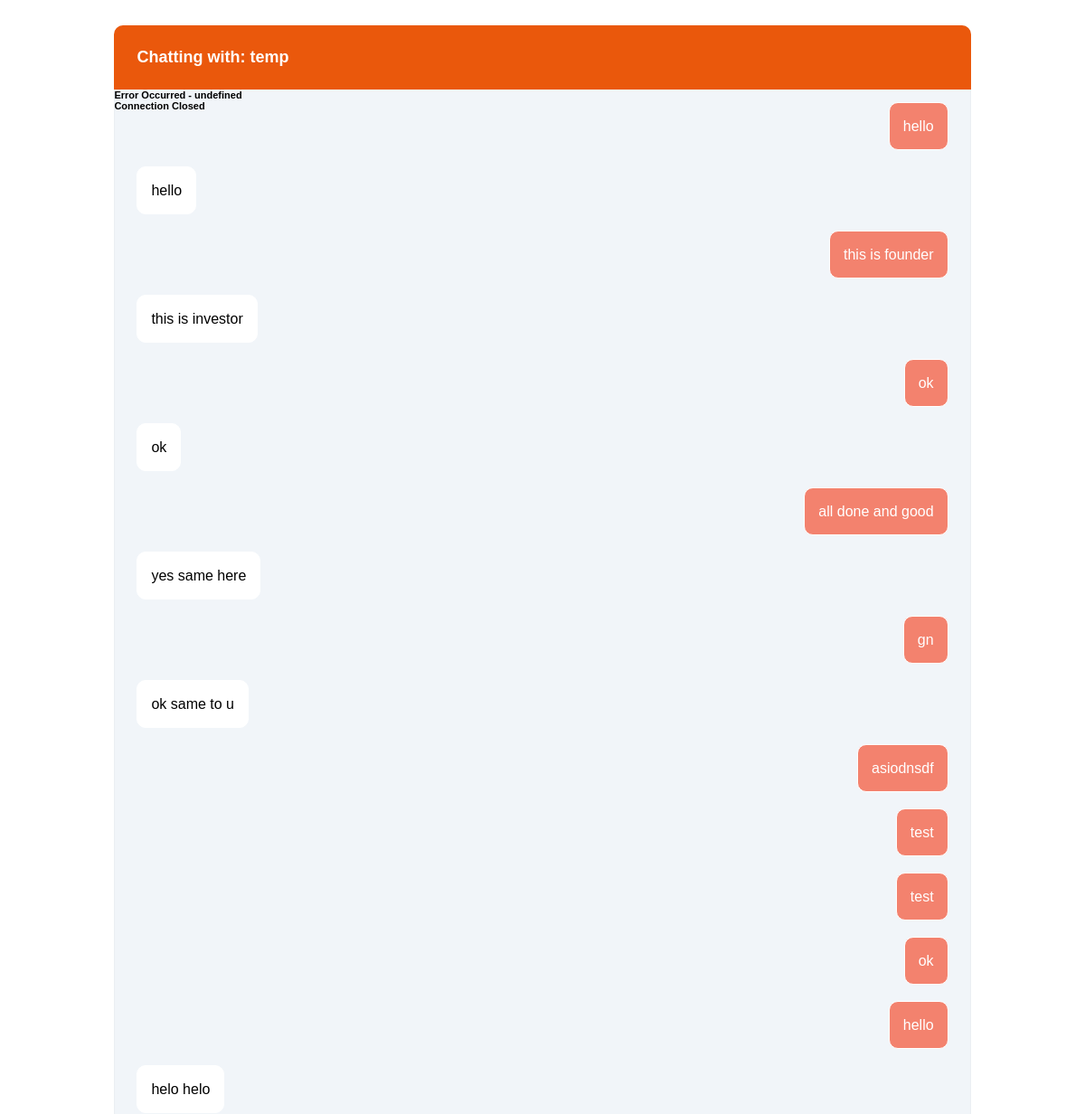
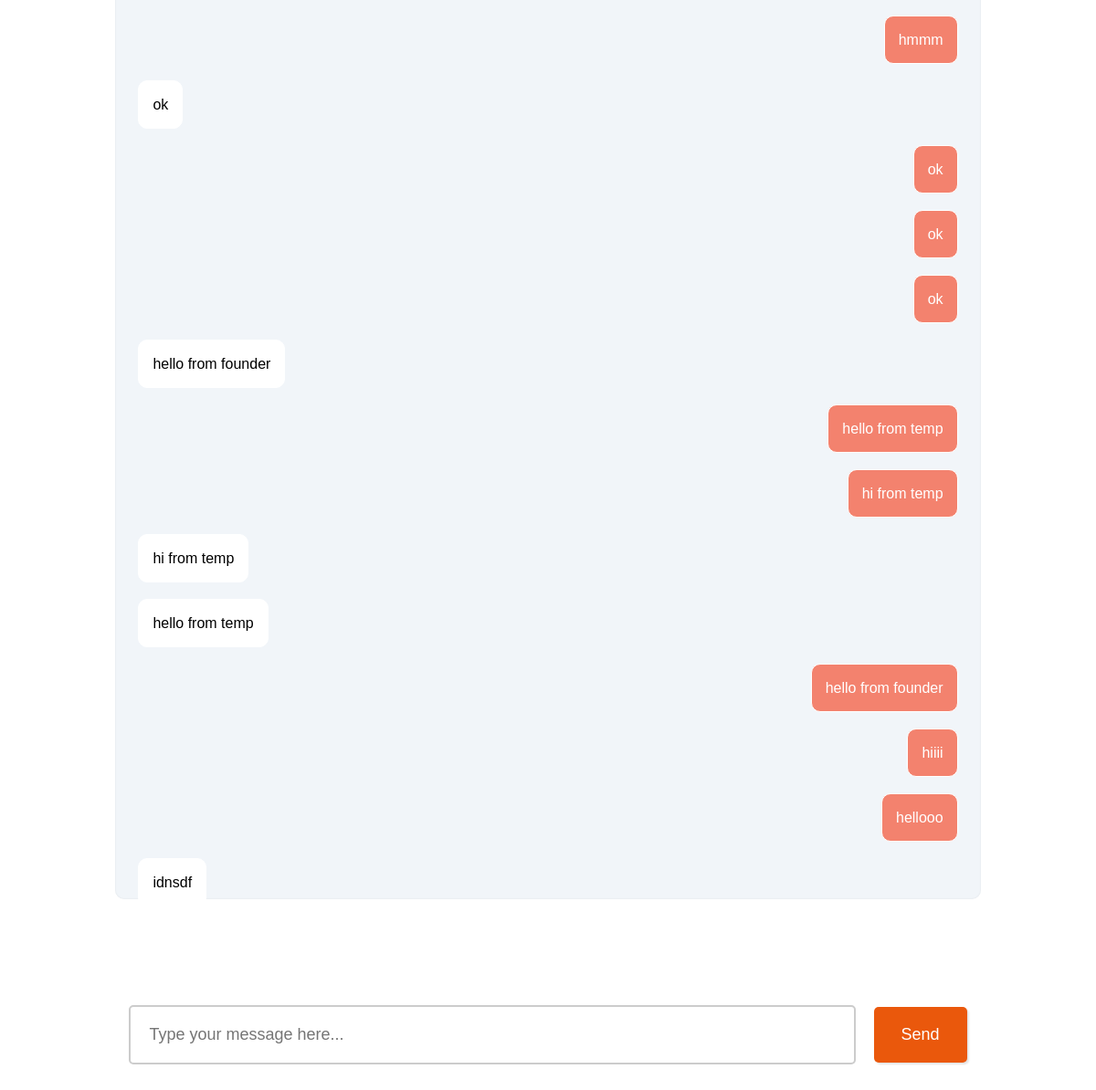
Page /Website/chat/index.php?with=temp (signed in) on the committed database (2 pictures, top to bottom).
### tables this page shows
CREATE TABLE `messages` (
  `id` int(11) UNSIGNED NOT NULL,
  `sender` varchar(255) NOT NULL,
  `recipient` varchar(255) NOT NULL,
  `message` text NOT NULL,
  `timestamp` timestamp NOT NULL DEFAULT current_timestamp()
);

### Website/chat/index.php (the view, shortened to what this page needs)
<?php
$to_mail = $_GET['with'];
$from_mail = $_SESSION['user_email'];
$conn=mysqli_connect("localhost","root","","investup");
  $sql = "SELECT * FROM messages
		  WHERE (`sender` = '$from_mail' AND `recipient`= '$to_mail')
			 OR (`sender` = '$to_mail' AND `recipient` = '$from_mail' )
		  ORDER BY timestamp ASC";
  $stmt = mysqli_prepare($conn, $sql);
  mysqli_stmt_execute($stmt);
  $result = mysqli_stmt_get_result($stmt);
?>
<!DOCTYPE html>
<html>
<head>
</head>
<body>
<div class="chat-wrapper">
<div id="message-box" >
	<div style="position:sticky;top:0px; background-color:#EA580C;width:100%;color:white;padding:10px 0px" >
		<h2 style="margin-left:25px;font-size:18px">Chatting with: <?php echo $to_mail ?></h2>
	</div>
<?php
while ($row = mysqli_fetch_assoc($result)) {
	$user_message = $row["message"];
	$dir=$row["sender"] == $_SESSION['user_email']?'right':'left';
	$bgcolor=$row["sender"] != $_SESSION['user_email']?'white':'#F3826E';
	$color=$row["sender"] != $_SESSION['user_email']?'black':'white';
	echo '<div class="text-box" style="color:black; font-size:18px; margin:4px 25px;clear:both;float:'. $dir . '"> <div style="color:'.$color . '; background-color:'. $bgcolor . '; padding:15px; border:1px solid white; max-width:600px; border-radius:10px;margin-top:10px; "> <span class="user_message" style="font-size:16px;font-weight:normal">' . $user_message . '</span></div> </div>';
  }
?>
</div>
<div class="user-panel">
	<input type="text" name="message" id="message" placeholder="Type your message here..." maxlength="800" class="input-box" />
	<button id="send-message">Send</button>
</div>
</div>
</body>
</html>

### Website/chat/index.php (style rules this page uses)
.chat-wrapper { font: bold 11px/normal 'lucida grande', tahoma, verdana, arial, sans-serif; padding: 20px; width: 80%; margin: auto; }
#message-box { width: 100%; display: inline-block; height: 80vh; background: #F1F5F9; box-shadow: inset 0px 0px 2px #00000017; border-radius: 10px; overflow-y:scroll; position:relative; }
.user-panel { margin-top: 10px; min-height:10vh; display: flex; align-items: center; justify-content: space-between; }
input[type=text] { border: none; padding: 20px 20px; border-radius: 5px; border:2px solid #ccc; font-size: 18px; border-style: solid }
input[type=text]#message { width:100%; margin: 0px 20px 0px 15px; }
button#send-message { border: none; padding: 20px 30px; background: #EA580C; box-shadow: 2px 2px 2px #0000001c; margin: 0px 15px 0px 0px; border-radius: 5px; color:white; font-size: 18px; }

### rows in the picture
messages: message "hello"
messages: message "hello"
messages: message "this is founder"
messages: message "this is investor"
messages: message "ok"
messages: message "ok"
messages: message "all done and good"
messages: message "yes same here"
messages: message "gn"
messages: message "ok same to u"
messages: message "asiodnsdf"
messages: message "test"
messages: message "test"
messages: message "ok"
messages: message "hello"
messages: message "helo helo"
messages: message "hmmm"
messages: message "ok"
messages: message "ok"
messages: message "ok"
messages: message "ok"
messages: message "hello from founder"
messages: message "hello from temp"
messages: message "hi from temp"
messages: message "hi from temp"
messages: message "hello from temp"
messages: message "hello from founder"
messages: message "hiiii"
messages: message "hellooo"
messages: message "idnsdf"

### other values in the picture
$to_mail "temp"
